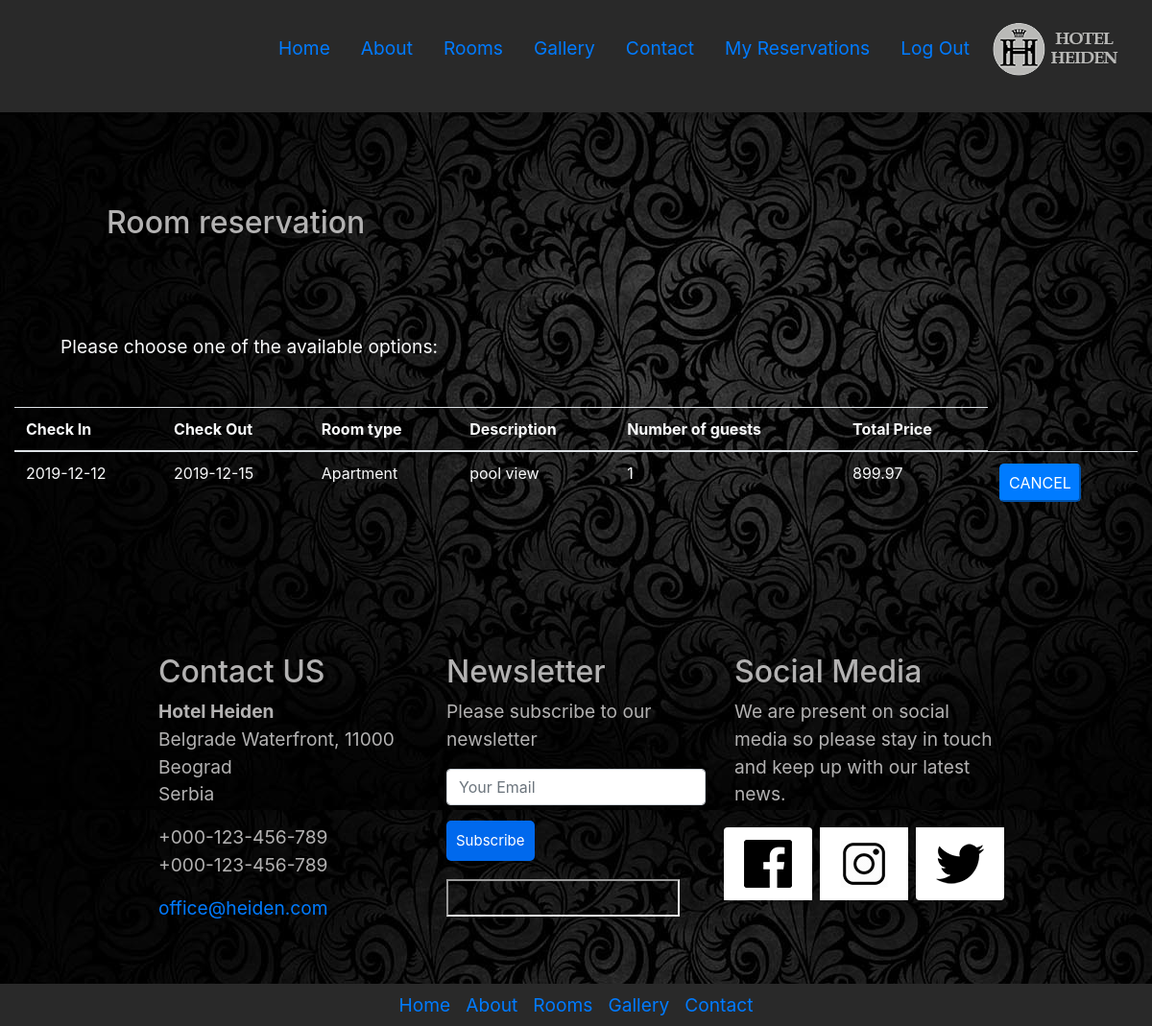
Screenshot of /reservations.php (signed in) with the database file from the repository.
### tables this page shows
CREATE TABLE `reservations` (
  `id` int(11) NOT NULL,
  `room_id` int(11) NOT NULL,
  `guests` int(11) NOT NULL,
  `check_in` date NOT NULL,
  `check_out` date NOT NULL,
  `price` decimal(9,2) NOT NULL,
  `user_id` int(11) NOT NULL,
  `rate` int(11) NOT NULL
);

CREATE TABLE `room_info` (
  `id` int(11) NOT NULL,
  `type` varchar(10) NOT NULL,
  `description` text NOT NULL
);

CREATE TABLE `rooms` (
  `id` int(11) NOT NULL,
  `room_info_id` int(11) NOT NULL,
  `description` varchar(50) NOT NULL,
  `price` decimal(9,2) NOT NULL
);

### baza.php (called while the page is built, shortened)
<?php
    class Baza{
        private $pdo;
        function __construct(){
            $host = 'localhost';  $db = 'hotel';
            $user = 'root';   $pass = '';
            $charset = 'utf8';
            $dsn = "mysql:host=$host;port=3306;dbname=$db;charset=$charset";
            $options = array(
                PDO::MYSQL_ATTR_INIT_COMMAND => "SET NAMES utf8"
            );
            try{
                $this->pdo = new PDO($dsn,$user,$pass,$options);
            }catch(PDOException $e){
                echo "JOK: ".$e->getMessage();
            }
        }
        function selectPrepare($sql, $niz_vr, $tip = true){
            $stmt=$this->pdo->prepare($sql);
            $rez = $stmt->execute($niz_vr);
            if($tip == true){
                $niz=$stmt->fetchAll(PDO::FETCH_ASSOC);
                return $niz;
            }else{
                return $rez;
            }
        }
        function your_reservations(){
            return $this->selectPrepare("SELECT RES.id as id, RES.`check_in` AS d1, RES.`check_out` AS d2, RID.`type` AS type, R.`description` AS description, RES.`guests` AS guests, RES.price AS price FROM (reservations AS RES LEFT JOIN rooms AS R ON RES.room_id=R.id) LEFT JOIN room_info AS RID ON R.room_info_id=RID.id WHERE RES.user_id=?", array($_SESSION['user']));
        }
    }
    $db = new Baza();
?>

### reservations.php (the view, shortened to what this page needs)
<?php
include_once "baza.php";
include_once "menu.php";
$rez = $db->your_reservations();
?>
<!DOCTYPE html>
<html lang="en">
<head>
  <link rel="stylesheet" href="https://maxcdn.bootstrapcdn.com/bootstrap/4.3.1/css/bootstrap.min.css">
  <link rel="stylesheet" href="css/style.css">
  <link rel="stylesheet" href="css/style1.css">
</head>
<body>
<div class="container-fluid mt-5 mb-5">
  <h2 class="m-5 p-5">Room reservation</h2>
  <p class="text-light m-5">Please choose one of the available options:</p>
  <table class="table mb-5">
    <thead>
      <tr class="text-light">
        <th>Check In</th>
        <th>Check Out</th>
        <th>Room type</th>
        <th>Description</th>
        <th>Number of guests</th>
        <th>Total Price</th>
      </tr>
    </thead>
    <tbody class="text-light">
<?php
    foreach ($rez as $red){ ?>
      <tr>
        <td class="d1"><?=$red["d1"]?></td>
        <td class="d2"><?=$red["d2"]?></td>
        <td class="t"><?=$red["type"]?></td>
        <td class="d"><?=$red["description"]?></td>
        <td class="bg"><?=$red["guests"]?></td>
        <td class="p"><?=$red["price"] ?></td>
        <td><button class="btn-primary p-2 rounded-lg cancel" data-id="<?=$red['id']?>">CANCEL</button></td>
      </tr>
      <?php } ?>
    </tbody>
  </table>
</div>
<hr class="m-5">
<hr class="m-5">
<?php
include_once "footer.php";
?>
</body>
</html>

### css/style.css (style rules this page uses)
body { background-color: rgb(0, 0, 0); color: rgb(179, 178, 178); overflow-x: hidden; font-size: 120%; }

### css/style1.css (style rules this page uses)
* { margin: 0px; padding: 0px; }
body { font-size: 120%; background: #F8F8FF; background-image: url("../slike/black.jpg"); }

### rows the page displays
reservations: check_in "2019-12-12", check_out "2019-12-15", room_info.type "Apartment", room.description "pool view", guests "1", price "899.97"
